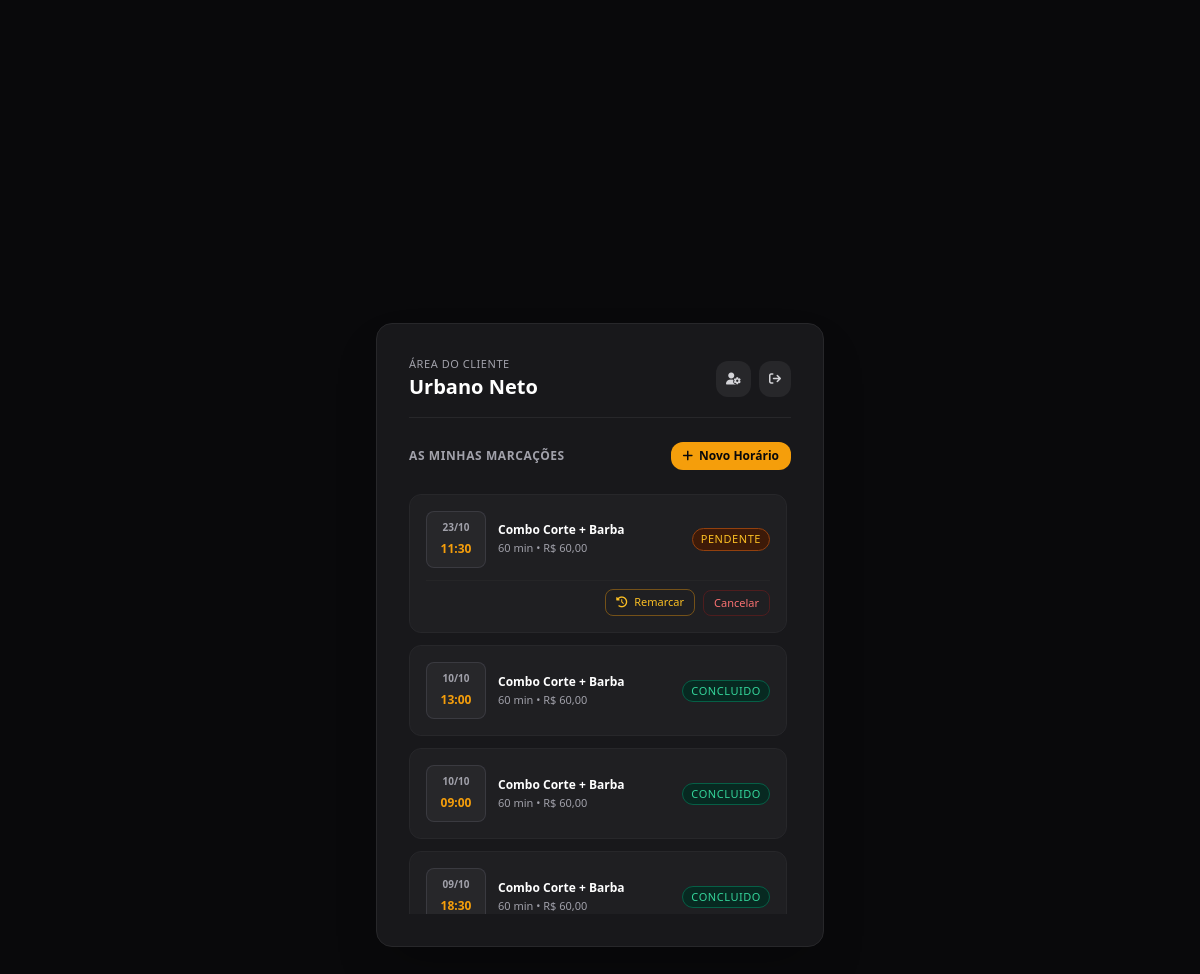
The app's page /meus_agendamentos.php (signed in) with its own data.
### tables this page shows
CREATE TABLE IF NOT EXISTS agendamentos (
    id INT AUTO_INCREMENT PRIMARY KEY,
    cliente_id INT NULL,
    profissional_id INT NULL,
    cliente_nome VARCHAR(100) NOT NULL,
    cliente_telefone VARCHAR(20) NOT NULL,
    servico_id INT NOT NULL,
    data_agendamento DATE NOT NULL,
    horario TIME NOT NULL,
    status ENUM('pendente', 'confirmado', 'concluido', 'cancelado') DEFAULT 'pendente',
    observacoes TEXT,
    criado_em TIMESTAMP DEFAULT CURRENT_TIMESTAMP,
    FOREIGN KEY (servico_id) REFERENCES servicos(id) ON DELETE CASCADE,
    FOREIGN KEY (cliente_id) REFERENCES clientes(id) ON DELETE SET NULL,
    FOREIGN KEY (profissional_id) REFERENCES profissionais(id) ON DELETE SET NULL
);

CREATE TABLE IF NOT EXISTS servicos (
    id INT AUTO_INCREMENT PRIMARY KEY,
    nome VARCHAR(100) NOT NULL,
    descricao TEXT,
    preco DECIMAL(10,2) NOT NULL,
    duracao_minutos INT NOT NULL DEFAULT 30,
    comissao_percentual DECIMAL(5,2) NOT NULL DEFAULT 50.00,
    status ENUM('ativo', 'inativo') DEFAULT 'ativo',
    criado_em TIMESTAMP DEFAULT CURRENT_TIMESTAMP
);

### meus_agendamentos.php (the view, shortened to what this page needs)
<?php
require_once 'config/database.php';
$clienteId = (int)$_SESSION['cliente_id'];
$pdo->query("UPDATE cliente_pacotes SET status = 'expirado' WHERE status = 'ativo' AND data_expiracao < CURDATE()");
$stmt = $pdo->prepare("
    SELECT a.*, s.nome AS servico_nome, s.preco, s.duracao_minutos
    FROM agendamentos a
    JOIN servicos s ON a.servico_id = s.id
    WHERE a.cliente_id = ?
    ORDER BY a.data_agendamento DESC, a.horario DESC
");
$stmt->execute([$clienteId]);
$meusAgendamentos = $stmt->fetchAll();
?>
<!DOCTYPE html>
<html lang="pt-PT">
<head>
    <script src="https://cdn.tailwindcss.com"></script>
    <link rel="stylesheet" href="https://cdnjs.cloudflare.com/ajax/libs/font-awesome/6.4.0/css/all.min.css">
</head>
<body class="bg-zinc-950 text-zinc-100 min-h-screen flex items-center justify-center p-4">
    <div class="max-w-md w-full bg-zinc-900 border border-zinc-800 rounded-2xl p-6 sm:p-8 shadow-2xl my-8 space-y-6">
        <div class="flex items-center justify-between pb-4 border-b border-zinc-800">
            <div>
                <span class="text-[11px] text-zinc-400 uppercase tracking-wider block">Área do Cliente</span>
                <h1 class="text-xl font-bold text-white"><?= htmlspecialchars($_SESSION['cliente_nome']) ?></h1>
            </div>
            <div class="flex items-center gap-2">
                <a href="perfil.php" class="bg-zinc-800 hover:bg-zinc-700 text-zinc-300 p-2.5 rounded-xl text-xs transition" title="Editar Perfil e Palavra-passe">
                    <i class="fa-solid fa-user-gear"></i>
                </a>
                <a href="logout_cliente.php" class="bg-zinc-800 hover:bg-zinc-700 text-zinc-300 p-2.5 rounded-xl text-xs transition" title="Terminar Sessão">
                    <i class="fa-solid fa-arrow-right-from-bracket"></i>
                </a>
            </div>
        </div>
        <div class="flex items-center justify-between">
            <span class="text-xs font-semibold uppercase tracking-wider text-zinc-400">As minhas marcações</span>
            <a href="agendar.php" class="bg-amber-500 hover:bg-amber-600 text-zinc-950 font-bold px-3 py-1.5 rounded-xl text-xs transition flex items-center gap-1.5">
                <i class="fa-solid fa-plus"></i> Novo Horário
            </a>
        </div>
        <div class="space-y-3 max-h-[420px] overflow-y-auto pr-1">
            <?php if (empty($meusAgendamentos)): ?>
                <div class="bg-zinc-800/40 border border-zinc-800 p-8 rounded-2xl text-center space-y-3">
                    <i class="fa-solid fa-calendar-xmark text-3xl text-zinc-600"></i>
                    <p class="text-xs text-zinc-400">Ainda não tem marcações registadas.</p>
                    <a href="agendar.php" class="inline-block bg-amber-500 text-zinc-950 font-bold px-4 py-2 rounded-xl text-xs">
                        Marcar Primeiro Horário
                    </a>
                </div>
            <?php else: ?>
                <?php foreach ($meusAgendamentos as $ag): ?>
                    <?php
                        $badgeCor = match($ag['status']) {
                            'confirmado' => 'bg-blue-950/80 text-blue-400 border-blue-800',
                            'concluido'  => 'bg-emerald-950/80 text-emerald-400 border-emerald-800',
                            'cancelado'  => 'bg-red-950/80 text-red-400 border-red-800',
                            default      => 'bg-amber-950/80 text-amber-400 border-amber-800'
                        };
                    ?>
                    <div class="bg-zinc-800/50 border border-zinc-800 p-4 rounded-xl space-y-3">
                        <div class="flex items-center justify-between">
                            <div class="flex items-center gap-3">
                                <div class="bg-zinc-800 border border-zinc-700/80 rounded-lg p-2 text-center min-w-[60px]">
                                    <span class="block text-[10px] text-zinc-400 uppercase font-semibold">
                                        <?= date('d/m', strtotime($ag['data_agendamento'])) ?>
                                    </span>
                                    <span class="text-xs font-bold text-amber-500">
                                        <?= substr($ag['horario'], 0, 5) ?>
                                    </span>
                                </div>
                                <div>
                                    <h3 class="font-bold text-white text-xs"><?= htmlspecialchars($ag['servico_nome']) ?></h3>
                                    <span class="text-[11px] text-zinc-400 block mt-0.5">
                                        <?= $ag['duracao_minutos'] ?> min &bull; R$ <?= number_format($ag['preco'], 2, ',', '.') ?>
                                    </span>
                                </div>
                            </div>
                            <span class="text-[11px] uppercase tracking-wider px-2 py-0.5 rounded-full border <?= $badgeCor ?>">
                                <?= ucfirst($ag['status']) ?>
                            </span>
                        </div>
                        <?php if ($ag['status'] === 'pendente'): ?>
                            <div class="flex items-center justify-end gap-2 pt-2 border-t border-zinc-800/80">
                                <a href="remarcar.php?id=<?= $ag['id'] ?>" class="text-[11px] text-amber-400 hover:text-amber-300 border border-amber-500/40 hover:bg-amber-500/10 px-2.5 py-1 rounded-lg transition">
                                    <i class="fa-solid fa-clock-rotate-left mr-1"></i> Remarcar
                                </a>
                                <form method="POST" onsubmit="return confirm('Deseja realmente cancelar este horário?');">
                                    <button type="submit" name="cancelar_agendamento" class="text-[11px] text-red-400 hover:text-red-300 border border-red-900/50 hover:bg-red-950/30 px-2.5 py-1 rounded-lg transition">
                                        Cancelar
                                    </button>
                                </form>
                            </div>
                        <?php endif; ?>
                    </div>
                <?php endforeach; ?>
            <?php endif; ?>
        </div>
    </div>
</body>
</html>

### records on screen
agendamentos: data_agendamento "23/10", horario "11:30", servico.nome "Combo Corte + Barba", servico.duracao_minutos "60", servico.preco "60,00", status "PENDENTE"
agendamentos: data_agendamento "10/10", horario "13:00", servico.nome "Combo Corte + Barba", servico.duracao_minutos "60", servico.preco "60,00", status "CONCLUIDO"
agendamentos: data_agendamento "10/10", horario "09:00", servico.nome "Combo Corte + Barba", servico.duracao_minutos "60", servico.preco "60,00", status "CONCLUIDO"
agendamentos: data_agendamento "09/10", horario "18:30", servico.nome "Combo Corte + Barba", servico.duracao_minutos "60", servico.preco "60,00", status "CONCLUIDO"

### other values on screen
$_SESSION['cliente_nome'] "Urbano Neto"
